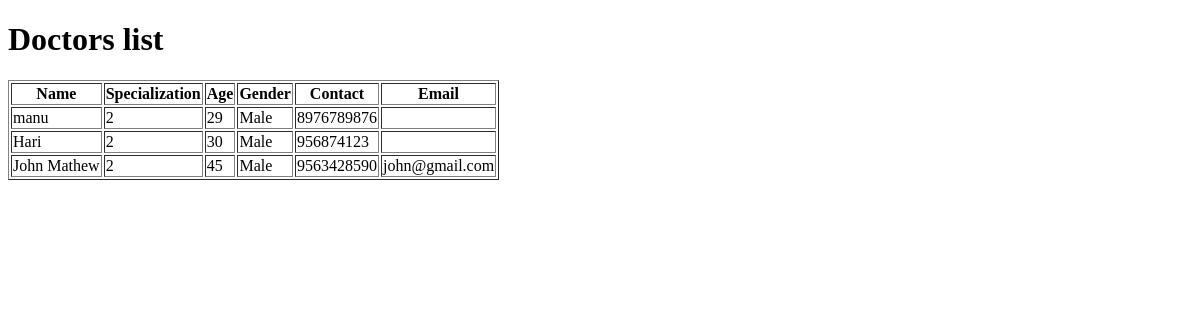
Before: /view_doc with the older database file.
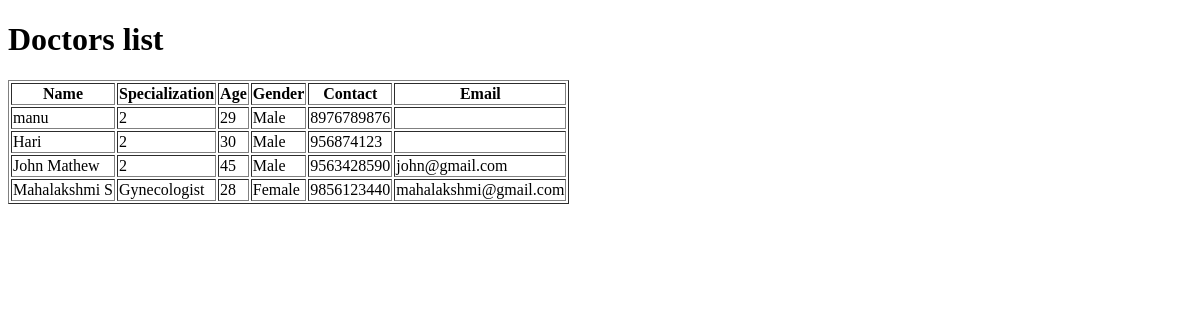
After: the same page with the newer database file.
### medico/models.py (models this page shows)
class Doctor(models.Model):
    doctor_name=models.CharField(max_length=50)
    contact=models.CharField(max_length=15)
    specialization=models.CharField(max_length=25)
    gender=models.CharField(max_length=15)
    age=models.CharField(max_length=3)
    hospital_id=models.ForeignKey(Login,on_delete=models.CASCADE, null=True , blank=True, related_name='hospital_id')
    login_id=models.ForeignKey(Login,on_delete=models.CASCADE, null=True , blank=True, related_name='login_id')

class Login(models.Model):
    email=models.EmailField(unique=True)
    password=models.CharField(max_length=20)
    user_type=models.CharField(max_length=20)

### medico/views.py (the view)
# urls.py: path('view_doc',views.ViewDoctor,name='ViewDoctor'),
def ViewDoctor(request):
    doctors=Doctor.objects.all()
    return render(request,'doclist.html',{'doctors':doctors})

### medico/templates/doclist.html (shortened to what this page needs)
<!DOCTYPE html>
<html lang="en">
<head>
</head>
<body>
    <h1>Doctors list</h1>
    <table border="1">
        <tr>
            <th>Name</th>
            <th>Specialization</th>
            <th>Age</th>
            <th>Gender</th>
            <th>Contact</th>
            <th>Email</th>
        </tr>
        {% for doctor in doctors %}
        <tr>
            <td>{{doctor.doctor_name}}</td>
            <td>{{doctor.specialization}}</td>
            <td>{{doctor.age}}</td>
            <td>{{doctor.gender}}</td>
            <td>{{doctor.contact}}</td>
            <td>{{doctor.login_id.email}}</td>
        </tr>
        {% endfor %}
    </table>
</body>
</html>

Changed rows visible on the page:
added Doctor: doctor_name "Mahalakshmi S", specialization "Gynecologist", age "28", gender "Female", contact "9856123440", login_id.email "mahalakshmi@gmail.com"
